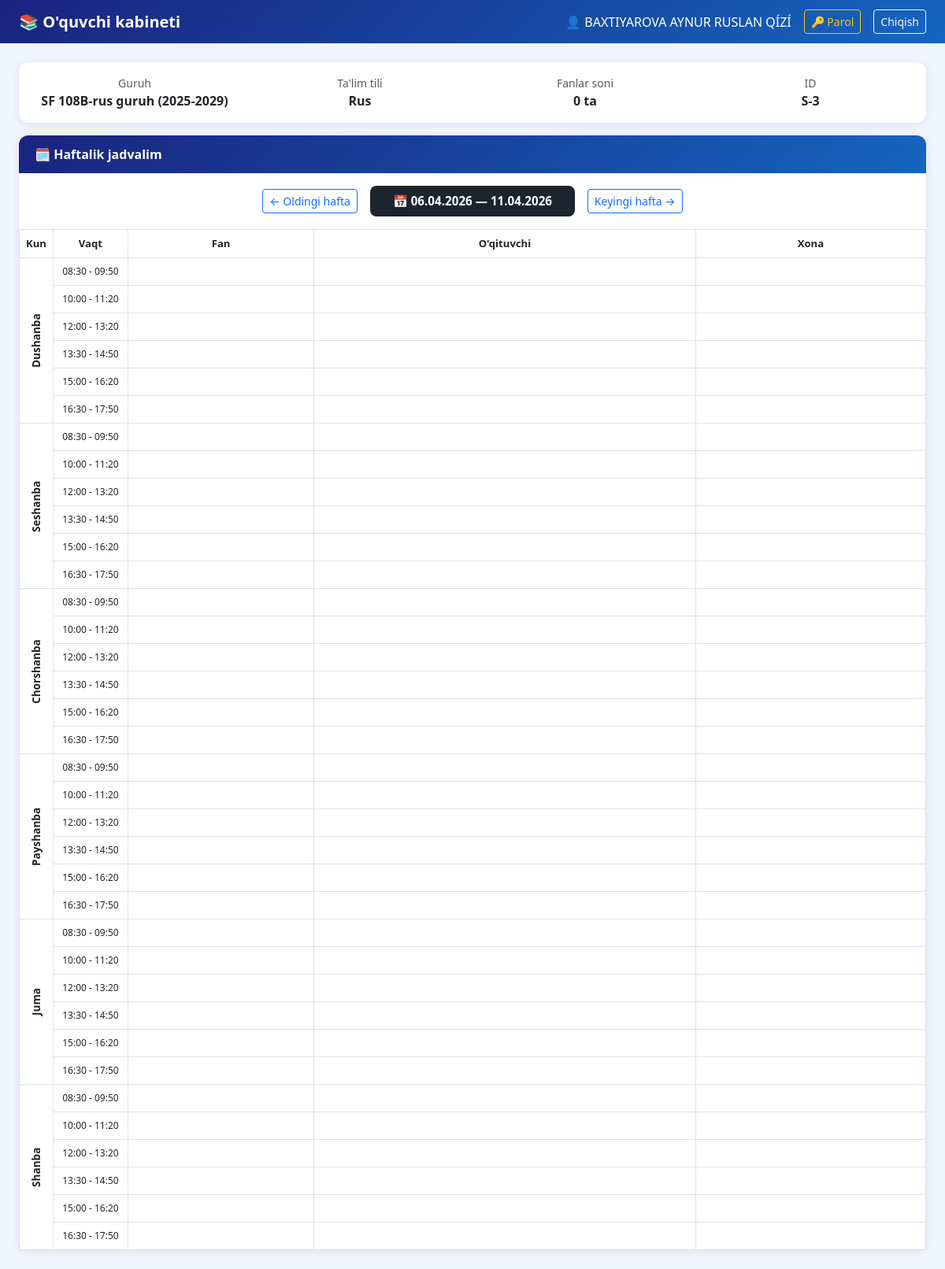
Screenshot of /accounts/student/ (signed in) with the database file from the repository.
### raspisaniya/models.py (models this page shows, shortened)
class Student(models.Model):
    user = models.OneToOneField(User, on_delete=models.SET_NULL, null=True, blank=True,related_name='student')
    student_id = models.CharField(max_length=20, unique=True, null=True, blank=True)
    first_name = models.CharField(max_length=50)
    last_name = models.CharField(max_length=50)
    group = models.ForeignKey(Group, on_delete=models.SET_NULL, null=True, blank=True)
    language = models.CharField(max_length=10, choices=LANGUAGE_CHOICES, default='uz')
    debts = models.ManyToManyField(Subject, related_name='debt_students', blank=True)

class Group(models.Model):
    name = models.CharField(max_length=100, unique=True)
    def __str__(self):
        return self.name

### accounts/views.py (the view, shortened to what this page needs)
# urls.py: path('student/', student_dashboard, name='student_dashboard'),
@login_required
def student_dashboard(request):
    try:
        student = request.user.student
    except:
        messages.error(request, "Siz o'quvchi emassiz")
        return redirect('login')
    from datetime import datetime, timedelta, date as dt_date
    week_str = request.GET.get('week')
    if week_str:
        try:
            week_start = dt_date.fromisoformat(week_str)
            week_start = week_start - timedelta(days=week_start.weekday())
        except:
            week_start = dt_date.today() - timedelta(days=dt_date.today().weekday())
    else:
        week_start = dt_date.today() - timedelta(days=dt_date.today().weekday())
    week_end = week_start + timedelta(days=5)
    PARA_TIMES_LIST = [
        ("08:30", "09:50"), ("10:00", "11:20"), ("12:00", "13:20"),
        ("13:30", "14:50"), ("15:00", "16:20"), ("16:30", "17:50"),
    ]
    WEEKDAY_LIST = ["Dushanba", "Seshanba", "Chorshanba", "Payshanba", "Juma", "Shanba"]
    my_groups = CourseGroup.objects.filter(
        students=student,
        is_scheduled=True,
    ).select_related('course__subject', 'teacher', 'room').prefetch_related('schedule')
    grid = {}
    table_data = []
    for day_idx, day_name in enumerate(WEEKDAY_LIST):
        for para_idx, (start, end) in enumerate(PARA_TIMES_LIST):
            key = (day_idx, para_idx)
            info = grid.get(key)
            table_data.append({
                'day': day_name,
                'time': f"{start} - {end}",
                'info': info,
                'show_day': para_idx == 0,
                'para_count': len(PARA_TIMES_LIST),
            })
    prev_week = (week_start - timedelta(weeks=1)).isoformat()
    next_week = (week_start + timedelta(weeks=1)).isoformat()
    return render(request, "accounts/student_dashboard.html", {
        "student": student,
        "my_groups": my_groups,
        "table_data": table_data,
        "week_start_str": week_start.strftime("%d.%m.%Y"),
        "week_end_str": week_end.strftime("%d.%m.%Y"),
        "prev_week": prev_week,
        "next_week": next_week,
    })

### templates/accounts/student_dashboard.html (shortened to what this page needs)
{% load static %}
<!DOCTYPE html>
<html lang="uz">
<head>
    <link href="https://cdn.jsdelivr.net/npm/bootstrap@5.3.0/dist/css/bootstrap.min.css" rel="stylesheet">
</head>
<body>
<div class="topbar">
    <h5>📚 O'quvchi kabineti</h5>
    <div class="d-flex align-items-center gap-3">
        <span>👤 {{ student.first_name }} {{ student.last_name }}</span>
        <a href="{% url 'change_password' %}" class="btn btn-sm btn-outline-warning">🔑 Parol</a>
        <a href="{% url 'logout' %}" class="btn btn-sm btn-outline-light">Chiqish</a>
    </div>
</div>
<div class="container-fluid mt-4 px-4">
    <div class="card info-card mb-3 p-3">
        <div class="row text-center">
            <div class="col-md-3">
                <div class="text-muted small">Guruh</div>
                <div class="fw-bold">{{ student.group|default:"—" }}</div>
            </div>
            <div class="col-md-3">
                <div class="text-muted small">Ta'lim tili</div>
                <div class="fw-bold">{{ student.get_language_display }}</div>
            </div>
            <div class="col-md-3">
                <div class="text-muted small">Fanlar soni</div>
                <div class="fw-bold">{{ my_groups|length }} ta</div>
            </div>
            <div class="col-md-3">
                <div class="text-muted small">ID</div>
                <div class="fw-bold">{{ student.student_id|default:"—" }}</div>
            </div>
        </div>
    </div>
    <div class="card info-card mb-4">
        <div class="schedule-header">🗓 Haftalik jadvalim</div>
        <div class="d-flex align-items-center justify-content-center gap-3 py-3">
            <a href="?week={{ prev_week }}" class="btn btn-outline-primary btn-sm">← Oldingi hafta</a>
            <div class="week-nav">📅 {{ week_start_str }} — {{ week_end_str }}</div>
            <a href="?week={{ next_week }}" class="btn btn-outline-primary btn-sm">Keyingi hafta →</a>
        </div>
        <div class="table-responsive">
            <table class="table table-bordered mb-0" style="font-size:0.82rem;">
                <thead>
                    <tr style="background:#1a252f; color:white;">
                        <th class="text-center" style="width:42px;">Kun</th>
                        <th class="text-center" style="width:95px;">Vaqt</th>
                        <th class="text-center">Fan</th>
                        <th class="text-center">O'qituvchi</th>
                        <th class="text-center">Xona</th>
                    </tr>
                </thead>
                <tbody>
                    {% for row in table_data %}
                    <tr>
                        {% if row.show_day %}
                        <td class="day-cell" rowspan="{{ row.para_count }}">{{ row.day }}</td>
                        {% endif %}
                        <td class="time-cell">{{ row.time }}</td>
                        {% if row.info %}
                        <td class="subject-cell">
                            <div class="subject-name">{{ row.info.subject }}</div>
                        </td>
                        <td class="subject-cell" style="background:#f0f8f0;">
                            <div class="teacher-name">{{ row.info.teacher }}</div>
                        </td>
                        <td class="subject-cell" style="background:#f0f4ff;">
                            {% if row.info.room %}
                            <div class="room-name">🏫 {{ row.info.room }}</div>
                            {% else %}
                            <div class="text-muted" style="font-size:0.7rem;">—</div>
                            {% endif %}
                        </td>
                        {% else %}
                        <td class="empty-cell"></td>
                        <td class="empty-cell"></td>
                        <td class="empty-cell"></td>
                        {% endif %}
                    </tr>
                    {% endfor %}
                </tbody>
            </table>
        </div>
    </div>
</div>
</body>
</html>

### templates/accounts/student_dashboard.html (style rules this page uses)
body { background: #f0f4ff; }
.topbar { background: linear-gradient(135deg, #1a237e, #1565c0); color: white; padding: 12px 24px; display: flex; justify-content: space-between; align-items: center; }
.topbar h5 { margin: 0; font-weight: 700; }
.info-card { border-radius: 12px; border: none; box-shadow: 0 2px 12px rgba(0,0,0,0.08); }
.schedule-header { background: linear-gradient(135deg, #1a237e, #1565c0); color: white; border-radius: 12px 12px 0 0; padding: 12px 20px; font-weight: 700; font-size: 1rem; }
.day-cell { background: #2c3e50; color: white; font-weight: 700; text-align: center; vertical-align: middle; font-size: 0.85rem; writing-mode: vertical-lr; transform: rotate(180deg); padding: 8px 4px; min-width: 40px; }
.time-cell { background: #5d6d7e; color: white; text-align: center; vertical-align: middle; font-size: 0.75rem; padding: 4px 6px; white-space: nowrap; min-width: 90px; }
.empty-cell { background: #fafafa; }
.week-nav { background: #1a252f; color: white; border-radius: 8px; padding: 8px 20px; font-weight: 700; min-width: 260px; text-align: center; font-size: 0.95rem; }

### rows the page displays
Student: first_name "BAXTIYAROVA", last_name "AYNUR RUSLAN QÍZÍ", group "SF 108B-rus guruh (2025-2029)", language "Rus", student_id "S-3"

### other values shown
{{ my_groups|length }} "0"
{{ week_start_str }} "06.04.2026"
{{ week_end_str }} "11.04.2026"
{{ row.day }} "Dushanba" "Seshanba" "Chorshanba" "Payshanba" "Juma" "Shanba"
{{ row.time }} "08:30 - 09:50" "10:00 - 11:20" "12:00 - 13:20" "13:30 - 14:50" "15:00 - 16:20" "16:30 - 17:50" "08:30 - 09:50" "10:00 - 11:20" "12:00 - 13:20" "13:30 - 14:50" "15:00 - 16:20" "16:30 - 17:50" "08:30 - 09:50" "10:00 - 11:20" "12:00 - 13:20" "13:30 - 14:50" "15:00 - 16:20" "16:30 - 17:50" "08:30 - 09:50" "10:00 - 11:20" "12:00 - 13:20" "13:30 - 14:50" "15:00 - 16:20" "16:30 - 17:50" "08:30 - 09:50" "10:00 - 11:20" "12:00 - 13:20" "13:30 - 14:50" "15:00 - 16:20" "16:30 - 17:50" "08:30 - 09:50" "10:00 - 11:20" "12:00 - 13:20" "13:30 - 14:50" "15:00 - 16:20" "16:30 - 17:50"
